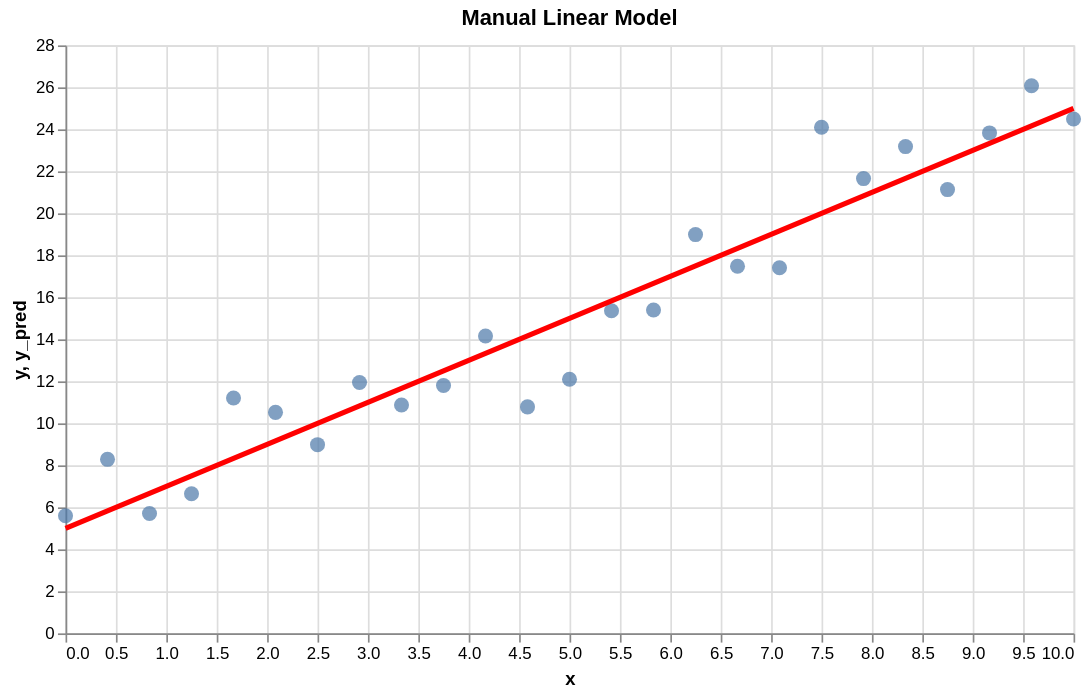

Notebook cell for this chart:
### Markdown cell above
## 2. Your first manual model

A simple linear model can be written as:

\[
$\hat{y} = a x + b$
\]

where:
- `a` controls the slope
- `b` controls the intercept

### Code cell
a = 2.0
b = 5.0

df_reg["y_pred"] = a * df_reg["x"] + b

points = alt.Chart(df_reg).mark_circle(size=80).encode(
    x="x:Q",
    y="y:Q"
)

line = alt.Chart(df_reg).mark_line(color="red", strokeWidth=3).encode(
    x="x:Q",
    y="y_pred:Q"
)

(points + line).properties(
    width=600,
    height=350,
    title="Manual Linear Model"
)

### Figure 1 — Vega-Lite specification as saved in the notebook (floating-point values rounded to 4 significant figures)
{"config": {"view": {"continuousWidth": 300, "continuousHeight": 300}}, "layer": [{"mark": {"type": "circle", "size": 80}, "encoding": {"x": {"field": "x", "type": "quantitative"}, "y": {"field": "y", "type": "quantitative"}}}, {"mark": {"type": "line", "color": "red", "strokeWidth": 3}, "encoding": {"x": {"field": "x", "type": "quantitative"}, "y": {"field": "y_pred", "type": "quantitative"}}}], "data": {"name": "data-48eab08ea42f21e4d5bf6123ead030ce"}, "height": 350, "title": "Manual Linear Model", "width": 600, "$schema": "https://vega.github.io/schema/vega-lite/v5.20.1.json", "datasets": {"data-48eab08ea42f21e4d5bf6123ead030ce": [{"x": 0.0, "y": 5.598, "y_pred": 5.0}, {"x": 0.4167, "y": 8.286, "y_pred": 5.833}, {"x": 0.8333, "y": 5.709, "y_pred": 6.667}, {"x": 1.25, "y": 6.646, "y_pred": 7.5}, {"x": 1.667, "y": 11.21, "y_pred": 8.333}, {"x": 2.083, "y": 10.52, "y_pred": 9.167}, {"x": 2.5, "y": 8.987, "y_pred": 10.0}, {"x": 2.917, "y": 11.95, "y_pred": 10.83}, {"x": 3.333, "y": 10.87, "y_pred": 11.67}, {"x": 3.75, "y": 11.81, "y_pred": 12.5}, {"x": 4.167, "y": 14.16, "y_pred": 13.33}, {"x": 4.583, "y": 10.78, "y_pred": 14.17}, {"x": 5.0, "y": 12.1, "y_pred": 15.0}, {"x": 5.417, "y": 15.36, "y_pred": 15.83}, {"x": 5.833, "y": 15.4, "y_pred": 16.67}, {"x": 6.25, "y": 18.99, "y_pred": 17.5}, {"x": 6.667, "y": 17.48, "y_pred": 18.33}, {"x": 7.083, "y": 17.41, "y_pred": 19.17}, {"x": 7.5, "y": 24.1, "y_pred": 20.0}, {"x": 7.917, "y": 21.66, "y_pred": 20.83}, {"x": 8.333, "y": 23.18, "y_pred": 21.67}, {"x": 8.75, "y": 21.13, "y_pred": 22.5}, {"x": 9.167, "y": 23.83, "y_pred": 23.33}, {"x": 9.583, "y": 26.08, "y_pred": 24.17}, {"x": 10.0, "y": 24.49, "y_pred": 25.0}]}}
